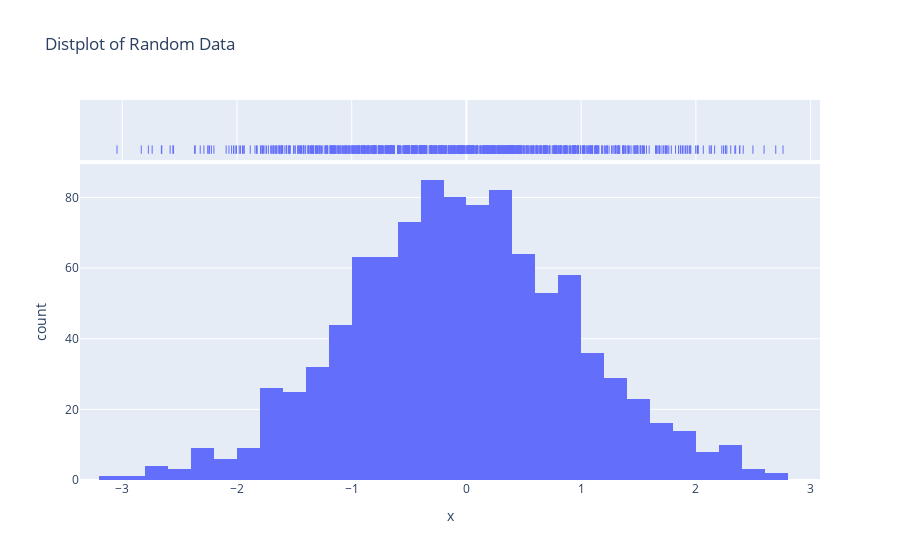

Notebook source saved alongside this figure:
### Markdown cell above
Q5. What is Distplot? Using Plotly express, plot a distplot. A distplot (distribution plot) in Plotly Express combines a histogram with a kernel density estimate (KDE) plot. It displays the distribution of a continuous variable.

### Code cell
import plotly.express as px
import numpy as np

# Generate sample data
np.random.seed(0)
data = np.random.normal(loc=0, scale=1, size=1000)

# Plot distplot using Plotly Express
fig = px.histogram(data, x=data, nbins=30, marginal='rug', title='Distplot of Random Data')
fig.show()

### Figure 1 — Plotly figure (JSON) as saved in the notebook; plotly's stock layout.template omitted (floating-point values rounded to 4 significant figures; data arrays with more than 128 entries replaced by an {"elided": "..."} marker saying what was removed)
{"data": [{"alignmentgroup": "True", "bingroup": "x", "hovertemplate": "x=%{x}<br>count=%{y}<extra></extra>", "legendgroup": "", "marker": {"color": "#636efa", "pattern": {"shape": ""}}, "name": "", "nbinsx": 30, "offsetgroup": "", "orientation": "v", "showlegend": false, "type": "histogram", "x": {"elided": "1000 float values"}, "xaxis": "x", "yaxis": "y"}, {"alignmentgroup": "True", "boxpoints": "all", "fillcolor": "rgba(255,255,255,0)", "hoveron": "points", "hovertemplate": "x=%{x}<extra></extra>", "jitter": 0, "legendgroup": "", "line": {"color": "rgba(255,255,255,0)"}, "marker": {"color": "#636efa", "symbol": "line-ns-open"}, "name": "", "offsetgroup": "", "showlegend": false, "type": "box", "x": {"elided": "1000 float values"}, "xaxis": "x2", "yaxis": "y2"}], "layout": {"autosize": true, "barmode": "relative", "legend": {"tracegroupgap": 0}, "title": {"text": "Distplot of Random Data"}, "xaxis": {"anchor": "y", "autorange": true, "domain": [0, 1], "range": [-3.369, 3.082], "title": {"text": "x"}, "type": "linear"}, "xaxis2": {"anchor": "y2", "autorange": true, "domain": [0, 1], "matches": "x", "range": [-3.369, 3.082], "showgrid": true, "showticklabels": false, "type": "linear"}, "yaxis": {"anchor": "x", "autorange": true, "domain": [0, 0.8316], "range": [0, 89.47], "title": {"text": "count"}}, "yaxis2": {"anchor": "x2", "autorange": true, "domain": [0.8416, 1], "matches": "y2", "range": [-0.6176, 0.5], "showgrid": false, "showline": false, "showticklabels": false, "ticks": "", "type": "category"}}}
